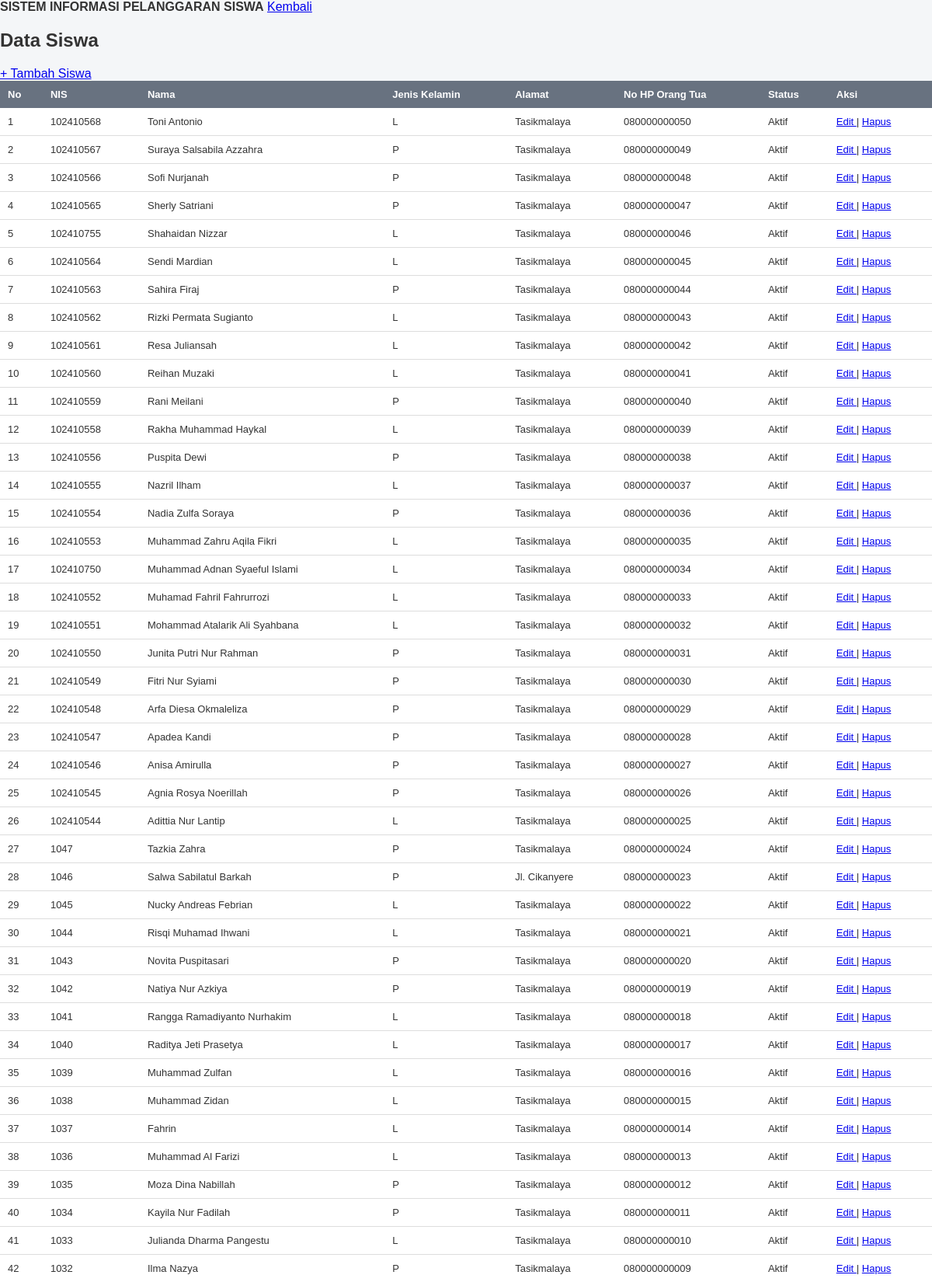
Page /siswa.php (signed in, upper part) on the committed database.
### tables this page shows
CREATE TABLE `siswa` (
  `id` int(11) NOT NULL,
  `nis` varchar(20) NOT NULL,
  `nisn` varchar(20) DEFAULT NULL,
  `nama` varchar(150) NOT NULL,
  `jenis_kelamin` char(1) DEFAULT NULL,
  `tanggal_lahir` date DEFAULT NULL,
  `alamat` text DEFAULT NULL,
  `no_hp_ortu` varchar(20) DEFAULT NULL,
  `aktif` tinyint(1) DEFAULT 1,
  `status_aktif` tinyint(1) DEFAULT 1,
  `created_at` timestamp NOT NULL DEFAULT current_timestamp(),
  `updated_at` timestamp NOT NULL DEFAULT current_timestamp() ON UPDATE current_timestamp()
);

### siswa.php (the view, shortened to what this page needs)
<?php
require_once "database.php";
$query = mysqli_query(
    $koneksi,
    "SELECT * FROM siswa ORDER BY id DESC"
);
?>
<!DOCTYPE html>
<html>
<head>
    <link rel="stylesheet"
          href="https://cdn.datatables.net/2.3.4/css/dataTables.dataTables.min.css">
    <link rel="stylesheet" href="style.css">
</head>
<body>
<div class="header">
    <b>SISTEM INFORMASI PELANGGARAN SISWA</b>
    <a href="dashboard.php">
        Kembali
    </a>
</div>
<div class="container">
    <div class="box">
        <h2>Data Siswa</h2>
        <a href="tambah_siswa.php" class="btn-tambah">
            + Tambah Siswa
        </a>
        <div style="overflow-x:auto;">
            <table id="tabelSiswa">
                <thead>
                    <tr>
                        <th>No</th>
                        <th>NIS</th>
                        <th>Nama</th>
                        <th>Jenis Kelamin</th>
                        <th>Alamat</th>
                        <th>No HP Orang Tua</th>
                        <th>Status</th>
                        <th>Aksi</th>
                    </tr>
                </thead>
                <tbody>
                <?php
                $no = 1;
                while ($siswa = mysqli_fetch_assoc($query)) {
                ?>
                    <tr>
                        <td>
                            <?= $no++; ?>
                        </td>
                        <td>
                            <?= htmlspecialchars($siswa['nis']); ?>
                        </td>
                        <td>
                            <?= htmlspecialchars($siswa['nama']); ?>
                        </td>
                        <td>
                            <?= htmlspecialchars($siswa['jenis_kelamin'] ?? '-'); ?>
                        </td>
                        <td>
                            <?= htmlspecialchars($siswa['alamat'] ?? '-'); ?>
                        </td>
                        <td>
                            <?= htmlspecialchars($siswa['no_hp_ortu'] ?? '-'); ?>
                        </td>
                        <td>
                            <?php if ($siswa['aktif'] == 1) { ?>
                                Aktif
                            <?php } else { ?>
                                Tidak Aktif
                            <?php } ?>
                        </td>
                        <td>
                            <a
                                href="edit_siswa.php?id=<?= $siswa['id']; ?>"
                                class="btn-edit"
                            >
                                Edit
                            </a>
                            |
                            <a
                                href="siswa.php?hapus=<?= $siswa['id']; ?>"
                                class="btn-hapus"
                                onclick="return confirm('Yakin ingin menghapus data siswa ini?')"
                            >
                                Hapus
                            </a>
                        </td>
                    </tr>
                <?php } ?>
                </tbody>
            </table>
        </div>
    </div>
</div>
</body>
</html>

### style.css (style rules this page uses)
* { box-sizing: border-box; }
html, body { margin: 0; min-height: 100%; font-family: Arial, sans-serif; background: #f4f6f8; color: #333; }
table { width: 100%; border-collapse: collapse; background: white; }
table th { background: #687280; color: white; padding: 10px; text-align: left; font-size: 13px; }
table td { padding: 10px; border-bottom: 1px solid #ddd; font-size: 13px; }

### rows in the picture
siswa: nis "102410568", nama "Toni Antonio", jenis_kelamin "L", alamat "Tasikmalaya", no_hp_ortu "080000000050", aktif "Aktif"
siswa: nis "102410567", nama "Suraya Salsabila Azzahra", jenis_kelamin "P", alamat "Tasikmalaya", no_hp_ortu "080000000049", aktif "Aktif"
siswa: nis "102410566", nama "Sofi Nurjanah", jenis_kelamin "P", alamat "Tasikmalaya", no_hp_ortu "080000000048", aktif "Aktif"
siswa: nis "102410565", nama "Sherly Satriani", jenis_kelamin "P", alamat "Tasikmalaya", no_hp_ortu "080000000047", aktif "Aktif"
siswa: nis "102410755", nama "Shahaidan Nizzar", jenis_kelamin "L", alamat "Tasikmalaya", no_hp_ortu "080000000046", aktif "Aktif"
siswa: nis "102410564", nama "Sendi Mardian", jenis_kelamin "L", alamat "Tasikmalaya", no_hp_ortu "080000000045", aktif "Aktif"
siswa: nis "102410563", nama "Sahira Firaj", jenis_kelamin "P", alamat "Tasikmalaya", no_hp_ortu "080000000044", aktif "Aktif"
siswa: nis "102410562", nama "Rizki Permata Sugianto", jenis_kelamin "L", alamat "Tasikmalaya", no_hp_ortu "080000000043", aktif "Aktif"
siswa: nis "102410561", nama "Resa Juliansah", jenis_kelamin "L", alamat "Tasikmalaya", no_hp_ortu "080000000042", aktif "Aktif"
siswa: nis "102410560", nama "Reihan Muzaki", jenis_kelamin "L", alamat "Tasikmalaya", no_hp_ortu "080000000041", aktif "Aktif"
siswa: nis "102410559", nama "Rani Meilani", jenis_kelamin "P", alamat "Tasikmalaya", no_hp_ortu "080000000040", aktif "Aktif"
siswa: nis "102410558", nama "Rakha Muhammad Haykal", jenis_kelamin "L", alamat "Tasikmalaya", no_hp_ortu "080000000039", aktif "Aktif"
siswa: nis "102410556", nama "Puspita Dewi", jenis_kelamin "P", alamat "Tasikmalaya", no_hp_ortu "080000000038", aktif "Aktif"
siswa: nis "102410555", nama "Nazril Ilham", jenis_kelamin "L", alamat "Tasikmalaya", no_hp_ortu "080000000037", aktif "Aktif"
siswa: nis "102410554", nama "Nadia Zulfa Soraya", jenis_kelamin "P", alamat "Tasikmalaya", no_hp_ortu "080000000036", aktif "Aktif"
siswa: nis "102410553", nama "Muhammad Zahru Aqila Fikri", jenis_kelamin "L", alamat "Tasikmalaya", no_hp_ortu "080000000035", aktif "Aktif"
siswa: nis "102410750", nama "Muhammad Adnan Syaeful Islami", jenis_kelamin "L", alamat "Tasikmalaya", no_hp_ortu "080000000034", aktif "Aktif"
siswa: nis "102410552", nama "Muhamad Fahril Fahrurrozi", jenis_kelamin "L", alamat "Tasikmalaya", no_hp_ortu "080000000033", aktif "Aktif"
siswa: nis "102410551", nama "Mohammad Atalarik Ali Syahbana", jenis_kelamin "L", alamat "Tasikmalaya", no_hp_ortu "080000000032", aktif "Aktif"
siswa: nis "102410550", nama "Junita Putri Nur Rahman", jenis_kelamin "P", alamat "Tasikmalaya", no_hp_ortu "080000000031", aktif "Aktif"
siswa: nis "102410549", nama "Fitri Nur Syiami", jenis_kelamin "P", alamat "Tasikmalaya", no_hp_ortu "080000000030", aktif "Aktif"
siswa: nis "102410548", nama "Arfa Diesa Okmaleliza", jenis_kelamin "P", alamat "Tasikmalaya", no_hp_ortu "080000000029", aktif "Aktif"
siswa: nis "102410547", nama "Apadea Kandi", jenis_kelamin "P", alamat "Tasikmalaya", no_hp_ortu "080000000028", aktif "Aktif"
siswa: nis "102410546", nama "Anisa Amirulla", jenis_kelamin "P", alamat "Tasikmalaya", no_hp_ortu "080000000027", aktif "Aktif"
siswa: nis "102410545", nama "Agnia Rosya Noerillah", jenis_kelamin "P", alamat "Tasikmalaya", no_hp_ortu "080000000026", aktif "Aktif"
siswa: nis "102410544", nama "Adittia Nur Lantip", jenis_kelamin "L", alamat "Tasikmalaya", no_hp_ortu "080000000025", aktif "Aktif"
siswa: nis "1047", nama "Tazkia Zahra", jenis_kelamin "P", alamat "Tasikmalaya", no_hp_ortu "080000000024", aktif "Aktif"
siswa: nis "1046", nama "Salwa Sabilatul Barkah", jenis_kelamin "P", alamat "Jl. Cikanyere", no_hp_ortu "080000000023", aktif "Aktif"
siswa: nis "1045", nama "Nucky Andreas Febrian", jenis_kelamin "L", alamat "Tasikmalaya", no_hp_ortu "080000000022", aktif "Aktif"
siswa: nis "1044", nama "Risqi Muhamad Ihwani", jenis_kelamin "L", alamat "Tasikmalaya", no_hp_ortu "080000000021", aktif "Aktif"
siswa: nis "1043", nama "Novita Puspitasari", jenis_kelamin "P", alamat "Tasikmalaya", no_hp_ortu "080000000020", aktif "Aktif"
siswa: nis "1042", nama "Natiya Nur Azkiya", jenis_kelamin "P", alamat "Tasikmalaya", no_hp_ortu "080000000019", aktif "Aktif"
siswa: nis "1041", nama "Rangga Ramadiyanto Nurhakim", jenis_kelamin "L", alamat "Tasikmalaya", no_hp_ortu "080000000018", aktif "Aktif"
siswa: nis "1040", nama "Raditya Jeti Prasetya", jenis_kelamin "L", alamat "Tasikmalaya", no_hp_ortu "080000000017", aktif "Aktif"
siswa: nis "1039", nama "Muhammad Zulfan", jenis_kelamin "L", alamat "Tasikmalaya", no_hp_ortu "080000000016", aktif "Aktif"
siswa: nis "1038", nama "Muhammad Zidan", jenis_kelamin "L", alamat "Tasikmalaya", no_hp_ortu "080000000015", aktif "Aktif"
siswa: nis "1037", nama "Fahrin", jenis_kelamin "L", alamat "Tasikmalaya", no_hp_ortu "080000000014", aktif "Aktif"
siswa: nis "1036", nama "Muhammad Al Farizi", jenis_kelamin "L", alamat "Tasikmalaya", no_hp_ortu "080000000013", aktif "Aktif"
siswa: nis "1035", nama "Moza Dina Nabillah", jenis_kelamin "P", alamat "Tasikmalaya", no_hp_ortu "080000000012", aktif "Aktif"
siswa: nis "1034", nama "Kayila Nur Fadilah", jenis_kelamin "P", alamat "Tasikmalaya", no_hp_ortu "080000000011", aktif "Aktif"
siswa: nis "1033", nama "Julianda Dharma Pangestu", jenis_kelamin "L", alamat "Tasikmalaya", no_hp_ortu "080000000010", aktif "Aktif"
siswa: nis "1032", nama "Ilma Nazya", jenis_kelamin "P", alamat "Tasikmalaya", no_hp_ortu "080000000009", aktif "Aktif"
